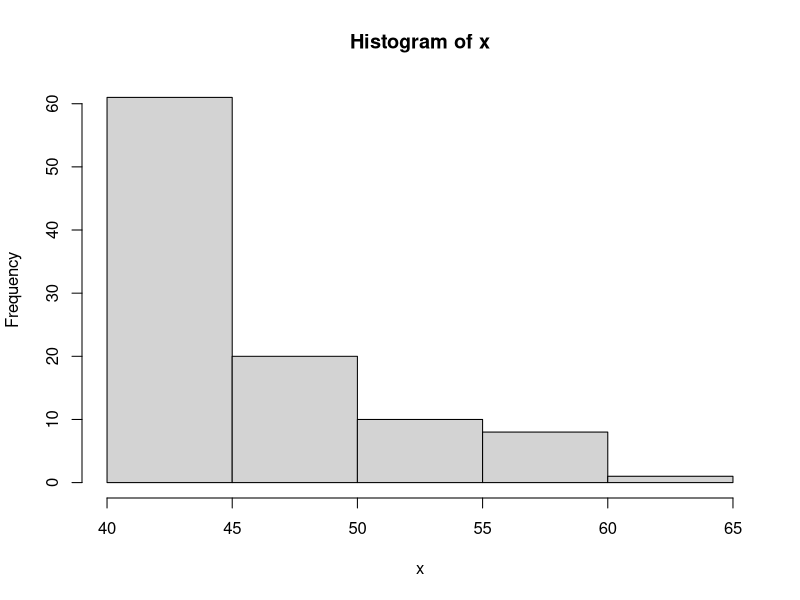
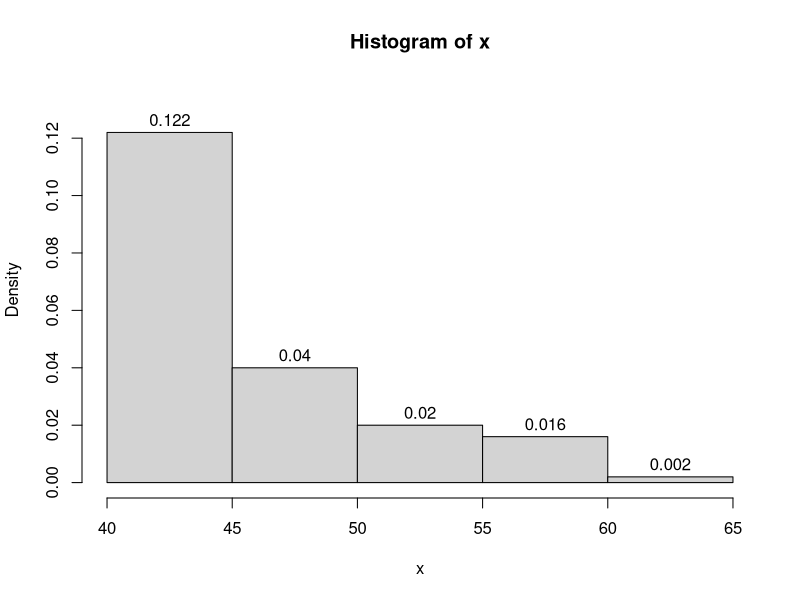

Source code (R) for these figures, in order:
## ---- chunk 1
type = sample(1:5,1) #uniform, bell, bimodal, skewright, skewleft
n = sample(c(50,100,200,500),1)
beta1 = c(1,5,0.2,0.5,2)[type]
beta2 = c(1,5,0.2,2,0.5)[type]
bottom = sample(seq(20,70,5),1)
width = sample(seq(5,30,5),1)
i = 1:n
x = rbeta(n,beta1,beta2)*width+bottom
myhist = hist(x,breaks=7)
brks = myhist$breaks
counts = myhist$counts

b1 = sample(brks[3:(length(brks)-1)],1)
n1 = sum(x<b1)
b2 = sample(brks[2:(length(brks)-2)],1)
n2 = sum(x>b2)
b3 = sort(sample(brks[2:(length(brks)-1)],2))
c3 = mean(b3)
r3 = (b3[2]-b3[1])/2
n3 = sum(abs(x-c3)<r3)
b4 = sort(sample(brks[2:(length(brks)-1)],2))
c4 = mean(b4)
r4 = (b4[2]-b4[1])/2
n4 = sum(abs(x-c4)>r4)

b5 = sample(brks[3:(length(brks)-1)],1)
n5 = sum(x<b5)
b6 = sample(brks[2:(length(brks)-2)],1)
n6 = sum(x>b6)
b7 = sort(sample(brks[2:(length(brks)-1)],2))
c7 = mean(b7)
r7 = (b7[2]-b7[1])/2
n7 = sum(abs(x-c7)<r7)
b8 = sort(sample(brks[2:(length(brks)-1)],2))
c8 = mean(b8)
r8 = (b8[2]-b8[1])/2
n8 = sum(abs(x-c8)>r8)

## ---- chunk 2
ylim = max(counts/n/(brks[2]-brks[1]))*1.1
hist(x,labels = TRUE,ylim=c(0,ylim),freq=F,breaks=brks)
